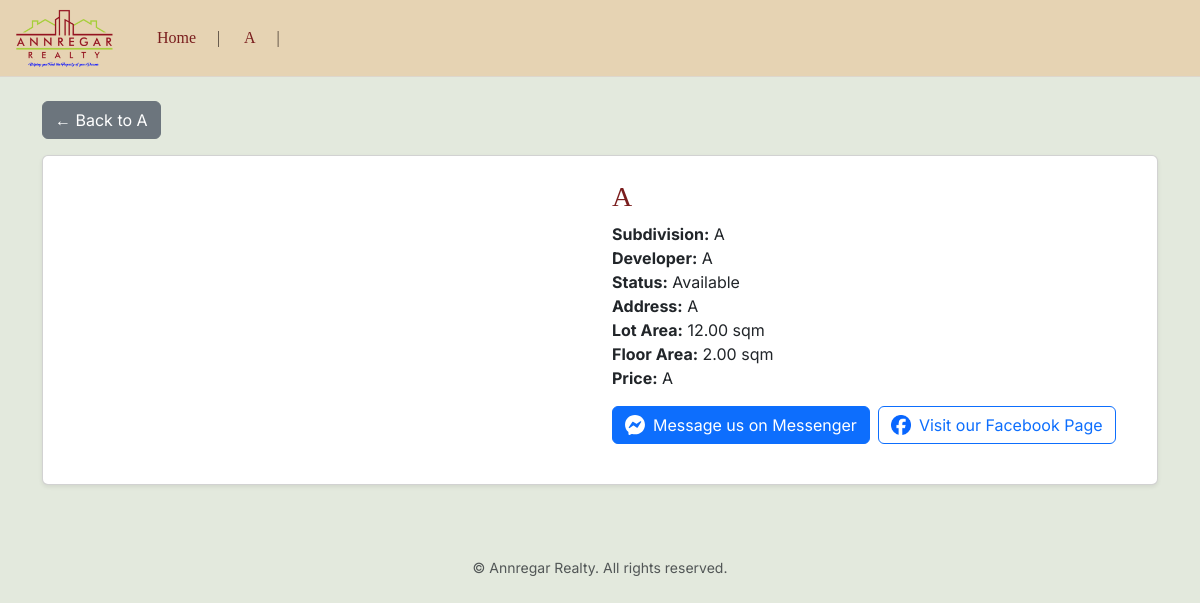
Screenshot of /properties/properties/1/ with the database file from the repository.
### properties/models.py (models this page shows, shortened)
class Developer(models.Model):
    name = models.CharField(max_length=255)
    contact_person = models.CharField(max_length=255, blank=True, null=True)
    phone = models.CharField(max_length=50, blank=True, null=True)
    email = models.EmailField(blank=True, null=True)

class Subdivision(models.Model):
    name = models.CharField(max_length=255)
    developer = models.ForeignKey(Developer, on_delete=models.CASCADE)
    def __str__(self):
        return self.name

class Property(models.Model):
    STATUS_CHOICES = [
        ('available', 'Available'),
        ('reserved', 'Reserved'),
        ('sold', 'Sold'),
    ]
    title = models.CharField(max_length=255)
    description = models.TextField(blank=True)
    developer = models.ForeignKey(Developer, on_delete=models.SET_NULL, null=True, blank=True)
    subdivision = models.ForeignKey(Subdivision, on_delete=models.SET_NULL, null=True, blank=True)
    price = models.TextField(max_length=255)
    address = models.CharField(max_length=255, null=True)
    google_maps_link = models.URLField(blank=True, null=True)
    lot_area_sqm = models.DecimalField(max_digits=10, decimal_places=2)
    floor_area_sqm = models.DecimalField(max_digits=10, decimal_places=2, blank=True, null=True)
    status = models.CharField(max_length=20, choices=STATUS_CHOICES, default='available')
    created_at = models.DateTimeField(auto_now_add=True)

### properties/views.py (the view)
# urls.py: path('properties/<int:pk>/', views.property_detail, name='property_detail'),
def property_detail(request, pk):
    property = get_object_or_404(Property, pk=pk)
    return render(request, 'properties/property_detail.html', {
        'property': property,
        'subdivision': property.subdivision
    })

### properties/cprocessor.py (called while the page is built)
def developer_nav(request):
    try:
        developers = Developer.objects.all()
    except (ProgrammingError, OperationalError):
        developers = []
    return {
        'all_developers': developers
    }

### properties/templates/properties/property_detail.html (shortened to what this page needs)
{% extends 'properties/base.html' %}
{% load humanize %}
{% load static %}
{% block content %}
<a href="{% url 'subdivision_properties' subdivision.id %}" class="btn btn-secondary mb-3">
  ← Back to {{ subdivision.name }}
</a>
<div class="card shadow-sm p-4">
  <div class="row g-4 align-items-start">
    <div class="col-md-6">
      <h3 class="card-title">{{ property.title }}</h3>
      <p class="card-text">
        <strong>Subdivision:</strong> {{ property.subdivision }}<br>
        <strong>Developer:</strong> {{ property.developer.name }}<br>
        <strong>Status:</strong> {{ property.status|title }}<br>
        <strong>Address:</strong> {{ property.address }}<br>
        <strong>Lot Area:</strong> {{ property.lot_area_sqm }} sqm<br>
        <strong>Floor Area:</strong> {{ property.floor_area_sqm|default:"—" }} sqm<br>
        <strong>Price:</strong> {{ property.price }} <br>
        <div class="mt-3">
        <div class="d-flex gap-2 flex-wrap align-items-center">
        <a href="https://www.facebook.com/messages/t/annregarrealty1017" target="_blank" rel="noopener" class="btn btn-primary d-flex align-items-center gap-2">
        <img src="{% static 'properties/Messenger_Icon_Secondary_White.svg' %}" alt="Messenger" style="height: 20px;">
        Message us on Messenger
        </a>
        <a href="https://www.facebook.com/annregarrealty1017" target="_blank" rel="noopener" class="btn btn-outline-primary d-flex align-items-center gap-2">
        <img src="{% static 'properties/Facebook_Logo_Primary.png' %}" alt="Facebook" style="height: 20px;">
        Visit our Facebook Page
        </a>
        </div>
    </div>
    </p>
    </div>
  </div>
</div>
{% endblock %}

### properties/templates/properties/base.html (shortened to what this page needs)
{% load static %}
{% load humanize %}
<!DOCTYPE html>
<html lang="en">
<head>
  <link href="https://cdn.jsdelivr.net/npm/bootstrap@5.3.0/dist/css/bootstrap.min.css" rel="stylesheet">
  <link rel="stylesheet" href="https://cdn.jsdelivr.net/npm/glightbox@3.3.0/dist/css/glightbox.min.css">
</head>
<body>
  <nav class="navbar navbar-expand-lg mb-4">
    <div class="container-fluid">
      <a class="navbar-brand d-flex align-items-center">
        <div style="height: 50px; display: flex; align-items: center;">
          <img src="{% static 'properties/logo1.png' %}" alt="Annregar Realty" style="height: 70px; transform: translateY(0px);">
        </div>
      </a>
      <div class="collapse navbar-collapse" id="mainNav">
        <ul class="navbar-nav me-auto">
          <li class="nav-item">
            <a class="nav-link" href="{% url 'site_home' %}"><h6 class="m-0">Home</h6></a>
          </li>
          {% for dev in all_developers %}
          <li class="nav-item dropdown">
            <a class="nav-link dropdown-toggle" href="#" id="dev{{ dev.id }}" role="button">
              <h6 class="m-0">{{ dev.name }}</h6>
            </a>
          </li>
          {% endfor %}
        </ul>
      </div>
    </div>
  </nav>
  <div class="container pb-5">
    {% block content %}
    {% endblock %}
  </div>
  <footer class="text-center text-muted py-4 small">
    &copy; {{ now|date:"Y" }} Annregar Realty. All rights reserved.
  </footer>
</body>
</html>

### properties/templates/properties/base.html (style rules this page uses)
:root { --primary-maroon: #7A1E1E; --accent-green: #A4B624; --background-light: #E3E9DD; --navbar-beige: #E6D3B3; --text-dark: #3B3B3B; --border-muted: #DDD6CC; --hover-maroon: #A63C3C; --heading-font: 'Cormorant Garamond', serif; --body-font: 'Inter', sans-serif; }
body { background-color: var(--background-light); color: var(--text-dark); font-family: var(--body-font); }
.navbar { background-color: var(--navbar-beige) !important; border-bottom: 1px solid var(--border-muted); }
h1, h2, h3, h4, h5, h6, .card-title, .navbar-brand { font-family: var(--heading-font); color: var(--primary-maroon); }
.navbar-nav .nav-item .nav-link { position: relative; padding-left: 1.5rem; padding-right: 1.5rem; font-family: var(--heading-font); color: var(--primary-maroon); font-weight: 600; }
.navbar-nav .nav-item .nav-link::after { content: '|'; color: #4a3f35; font-weight: normal; font-size: 1rem; position: absolute; top: 50%; transform: translateY(-50%); right: 0; }
.dropdown-toggle::after { display: inline-block; margin-left: 0.3em; vertical-align: 0.3em; border: none; }

### rows the page displays
Developer: name "A"
Subdivision: name "A"
Property: title "A", subdivision "A", developer.name "A", status "Available", address "A", lot_area_sqm "12.00", floor_area_sqm "2.00", price "A"
